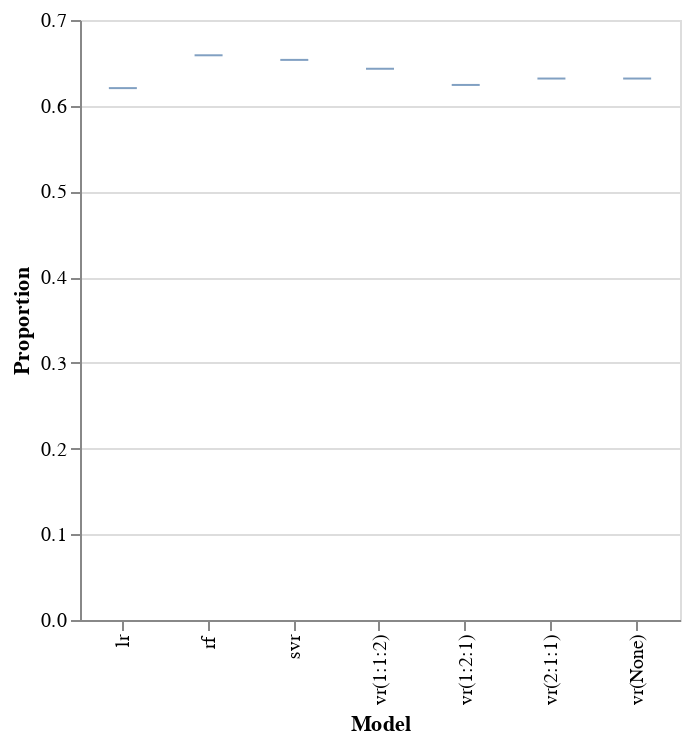

Write notebook code for a chart like this one.
### Code cell
print(map_scores)

alt.Chart(map_scores).mark_boxplot().encode(
    alt.Y("Proportion:Q"),
    x='Model',
).properties(width=300)

### Figure 1 — Vega-Lite specification as saved in the notebook (floating-point values rounded to 4 significant figures)
{"config": {"view": {"continuousWidth": 400, "continuousHeight": 300}}, "data": {"name": "data-47fc7d81f7471bc72d98b39ae3000d7d"}, "mark": "boxplot", "encoding": {"x": {"type": "nominal", "field": "Model"}, "y": {"type": "quantitative", "field": "Proportion"}}, "width": 300, "$schema": "https://vega.github.io/schema/vega-lite/v4.8.1.json", "datasets": {"data-47fc7d81f7471bc72d98b39ae3000d7d": [{"Model": "svr", "Proportion": 0.6535}, {"Model": "lr", "Proportion": 0.6205}, {"Model": "rf", "Proportion": 0.6588}, {"Model": "vr(None)", "Proportion": 0.6317}, {"Model": "vr(2:1:1)", "Proportion": 0.6317}, {"Model": "vr(1:2:1)", "Proportion": 0.6242}, {"Model": "vr(1:1:2)", "Proportion": 0.6431}, {"Model": "svr", "Proportion": 0.6535}, {"Model": "lr", "Proportion": 0.6205}, {"Model": "rf", "Proportion": 0.6588}, {"Model": "vr(None)", "Proportion": 0.6317}, {"Model": "vr(2:1:1)", "Proportion": 0.6317}, {"Model": "vr(1:2:1)", "Proportion": 0.6242}, {"Model": "vr(1:1:2)", "Proportion": 0.6431}]}}
